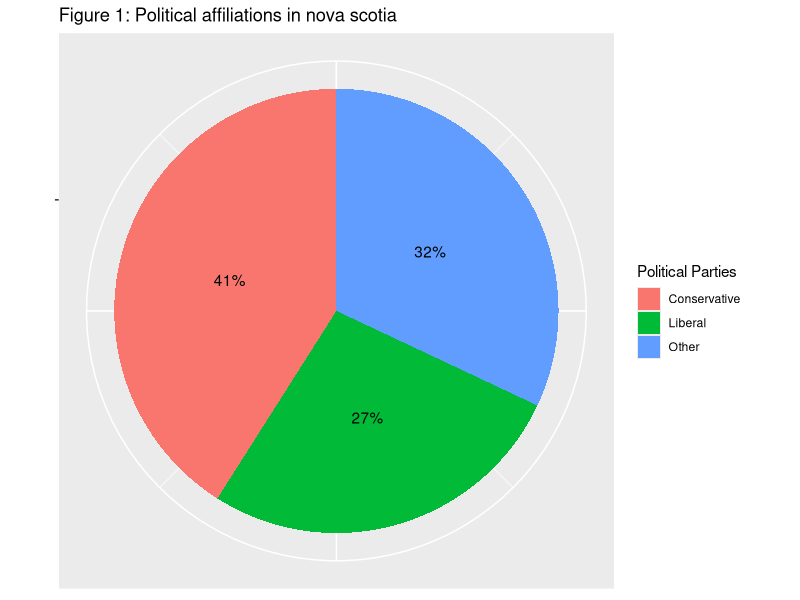

Source code (R):
## ---- chunk 1
knitr::opts_chunk$set(echo = TRUE)
library(tidyverse)
#GIT PULL BEFORE EDITING THE FILE
## ---- chunk 2
# The code for this report can be found at 
# https://github.com/karhian/survey-nova-scotia/blob/master/Gun%20Control%20in%20Nova%20Scotia.Rmd
## ---- chunk 3
#Data simulation
#"What is your political affiliation?"
Q1_answers <- c("Conservative", "Liberal", "Other")

#"How many people are in your household?"
Q2_answers <- c("1-5 People", "6-10 People", "More Than 10 People")

#"What is your age?"
Q3_answers <- c("Under 18", "18-30", "30-50", "50-64", "64+")

#" Have you heard of the Progressive Conservative Association of Nova Scotia?"
Q4_answers <- c("Yes", "No")

#"Do you approve of the Progressive Conservative Party of Nova Scotia's policies?"
Q5_answers <- c("Yes", "No")

#"How likely are you to vote for the Progressive Conservative Association of Nova Scotia?"
Q6_answers <- c("Yes, I will vote for them", "Undecided", "No, I will not vote for them")

#"Are you planning to vote in the next election?"
Q7_answers <- c("Yes", "No")


#creating table with simulated data using simple random samples
set.seed(7)
our_cluster_data <-
  tibble(row = c(1:500),
         Question_1 = sample(x = Q1_answers, size =500, replace = TRUE, prob = c(0.44, 0.31, 0.26) ),
         Question_2 = sample(x= Q2_answers, size = 500, replace = TRUE),
         Question_3 = sample(x = Q3_answers, size = 500, replace = TRUE),
         Question_4 = sample( x= Q4_answers, size= 500, replace = TRUE),
         Question_5 = sample(x = Q5_answers, size = 500, replace = TRUE),
         Question_6 = sample(x = Q6_answers, size = 500, replace = TRUE),
         Question_7 = sample(x = Q7_answers, size = 500, replace = TRUE))

#randomly choosing 100 entries within the previous table
set.seed(9)
final_sample_table <- 
  sample_n(our_cluster_data, 100, replace = FALSE)
head(final_sample_table)

## ---- chunk 4
#Pie chart of demographic

  final_sample_table  %>%
  group_by(Question_1) %>%
  summarise(number=n(),percentage=n()/nrow(final_sample_table))%>%   
  ggplot(aes(x="",y=number,fill=Question_1,)) + 
  geom_bar(stat="identity") + 
  coord_polar("y", start=0) + 
  theme(axis.text.x=element_blank(),
        axis.title =element_blank()) + 
  ggtitle("Figure 1: Political affiliations in nova scotia") + 
  labs(fill= "Political Parties")+ geom_text(aes(label=paste0(round(percentage*100),"%")),
                                             position = position_stack(vjust=0.5), fill )
